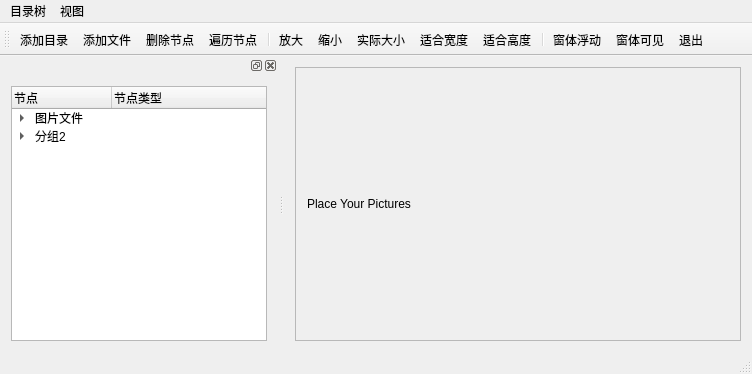
<?xml version="1.0" encoding="UTF-8"?>
<ui version="4.0">
 <class>MainWindow</class>
 <widget class="QMainWindow" name="MainWindow">
  <property name="geometry">
   <rect>
    <x>0</x>
    <y>0</y>
    <width>752</width>
    <height>374</height>
   </rect>
  </property>
  <property name="windowTitle">
   <string>MainWindow</string>
  </property>
  <widget class="QWidget" name="centralWidget">
   <layout class="QHBoxLayout" name="horizontalLayout_3">
    <item>
     <widget class="QScrollArea" name="scrollArea">
      <property name="widgetResizable">
       <bool>true</bool>
      </property>
      <widget class="QWidget" name="scrollAreaWidgetContents">
       <property name="geometry">
        <rect>
         <x>0</x>
         <y>0</y>
         <width>445</width>
         <height>279</height>
        </rect>
       </property>
       <layout class="QHBoxLayout" name="horizontalLayout_2">
        <item>
         <widget class="QLabel" name="LabPicture">
          <property name="text">
           <string>Place Your Pictures</string>
          </property>
         </widget>
        </item>
       </layout>
      </widget>
     </widget>
    </item>
   </layout>
  </widget>
  <widget class="QMenuBar" name="menuBar">
   <property name="geometry">
    <rect>
     <x>0</x>
     <y>0</y>
     <width>752</width>
     <height>22</height>
    </rect>
   </property>
   <widget class="QMenu" name="menu">
    <property name="title">
     <string>目录树</string>
    </property>
    <addaction name="actAddFolder"/>
   </widget>
   <widget class="QMenu" name="menu_2">
    <property name="title">
     <string>视图</string>
    </property>
    <addaction name="acZoomIn"/>
   </widget>
   <addaction name="menu"/>
   <addaction name="menu_2"/>
  </widget>
  <widget class="QToolBar" name="mainToolBar">
   <attribute name="toolBarArea">
    <enum>TopToolBarArea</enum>
   </attribute>
   <attribute name="toolBarBreak">
    <bool>false</bool>
   </attribute>
   <addaction name="actAddFolder"/>
   <addaction name="actAddFiles"/>
   <addaction name="actDeleteItem"/>
   <addaction name="actScanItems"/>
   <addaction name="separator"/>
   <addaction name="acZoomIn"/>
   <addaction name="actZoomOut"/>
   <addaction name="actZoomRealSize"/>
   <addaction name="actZoomFitW"/>
   <addaction name="actZoomFitH"/>
   <addaction name="separator"/>
   <addaction name="actDockFloat"/>
   <addaction name="actDockVisible"/>
   <addaction name="actQuit"/>
  </widget>
  <widget class="QStatusBar" name="statusBar"/>
  <widget class="QDockWidget" name="dockWidget">
   <property name="features">
    <set>QDockWidget::DockWidgetClosable|QDockWidget::DockWidgetFloatable</set>
   </property>
   <property name="allowedAreas">
    <set>Qt::LeftDockWidgetArea|Qt::RightDockWidgetArea</set>
   </property>
   <attribute name="dockWidgetArea">
    <number>1</number>
   </attribute>
   <widget class="QWidget" name="dockWidgetContents">
    <layout class="QHBoxLayout" name="horizontalLayout">
     <item>
      <widget class="QTreeWidget" name="treeFiles">
       <column>
        <property name="text">
         <string>节点</string>
        </property>
       </column>
       <column>
        <property name="text">
         <string>节点类型</string>
        </property>
       </column>
       <item>
        <property name="text">
         <string>图片文件</string>
        </property>
        <item>
         <property name="text">
          <string>分组节点</string>
         </property>
         <item>
          <property name="text">
           <string>图片节点</string>
          </property>
         </item>
        </item>
       </item>
       <item>
        <property name="text">
         <string>分组2</string>
        </property>
        <item>
         <property name="text">
          <string>图片2</string>
         </property>
        </item>
       </item>
      </widget>
     </item>
    </layout>
   </widget>
  </widget>
  <action name="actAddFolder">
   <property name="text">
    <string>添加目录</string>
   </property>
   <property name="toolTip">
    <string>添加目录</string>
   </property>
   <property name="shortcut">
    <string>Ctrl+F</string>
   </property>
  </action>
  <action name="actAddFiles">
   <property name="text">
    <string>添加文件</string>
   </property>
   <property name="toolTip">
    <string>添加文件</string>
   </property>
   <property name="shortcut">
    <string>Ctrl+N</string>
   </property>
  </action>
  <action name="acZoomIn">
   <property name="text">
    <string>放大</string>
   </property>
   <property name="toolTip">
    <string>放大图片</string>
   </property>
   <property name="shortcut">
    <string>Ctrl+I</string>
   </property>
  </action>
  <action name="actZoomOut">
   <property name="text">
    <string>缩小</string>
   </property>
   <property name="toolTip">
    <string>缩小图片</string>
   </property>
   <property name="shortcut">
    <string>Ctrl+O</string>
   </property>
  </action>
  <action name="actZoomRealSize">
   <property name="text">
    <string>实际大小</string>
   </property>
   <property name="toolTip">
    <string>图片实际大小显示</string>
   </property>
  </action>
  <action name="actZoomFitW">
   <property name="text">
    <string>适合宽度</string>
   </property>
   <property name="toolTip">
    <string>适合宽度显示</string>
   </property>
   <property name="shortcut">
    <string>Meta+W</string>
   </property>
  </action>
  <action name="actDeleteItem">
   <property name="text">
    <string>删除节点</string>
   </property>
   <property name="toolTip">
    <string>删除节点</string>
   </property>
  </action>
  <action name="actQuit">
   <property name="text">
    <string>退出</string>
   </property>
   <property name="toolTip">
    <string>退出本系统</string>
   </property>
  </action>
  <action name="actZoomFitH">
   <property name="text">
    <string>适合高度</string>
   </property>
   <property name="toolTip">
    <string>适合高度</string>
   </property>
   <property name="shortcut">
    <string>Meta+H</string>
   </property>
  </action>
  <action name="actScanItems">
   <property name="text">
    <string>遍历节点</string>
   </property>
   <property name="toolTip">
    <string>遍历节点</string>
   </property>
  </action>
  <action name="actDockVisible">
   <property name="checkable">
    <bool>true</bool>
   </property>
   <property name="text">
    <string>窗体可见</string>
   </property>
   <property name="toolTip">
    <string>窗体可见</string>
   </property>
  </action>
  <action name="actDockFloat">
   <property name="text">
    <string>窗体浮动</string>
   </property>
   <property name="toolTip">
    <string>窗体浮动</string>
   </property>
  </action>
 </widget>
 <layoutdefault spacing="6" margin="11"/>
 <resources/>
 <connections>
  <connection>
   <sender>actQuit</sender>
   <signal>triggered()</signal>
   <receiver>MainWindow</receiver>
   <slot>close()</slot>
   <hints>
    <hint type="sourcelabel">
     <x>-1</x>
     <y>-1</y>
    </hint>
    <hint type="destinationlabel">
     <x>375</x>
     <y>186</y>
    </hint>
   </hints>
  </connection>
 </connections>
</ui>
